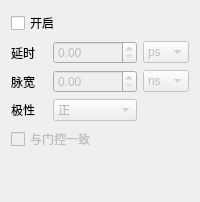
            <widget class="QWidget" name="tab_6">
             <attribute name="title">
              <string>输出A</string>
             </attribute>
             <layout class="QVBoxLayout" name="verticalLayout_2">
              <item>
               <widget class="QCheckBox" name="checkBox_channel_enable_a">
                <property name="text">
                 <string>开启</string>
                </property>
               </widget>
              </item>
              <item>
               <layout class="QGridLayout" name="gridLayout_10">
                <item row="1" column="1">
                 <widget class="QDoubleSpinBox" name="doubleSpinBox_width_a">
                  <property name="enabled">
                   <bool>false</bool>
                  </property>
                  <property name="minimumSize">
                   <size>
                    <width>0</width>
                    <height>0</height>
                   </size>
                  </property>
                  <property name="maximum">
                   <double>1000000000.000000000000000</double>
                  </property>
                 </widget>
                </item>
                <item row="1" column="0">
                 <widget class="QLabel" name="label_22">
                  <property name="text">
                   <string>脉宽</string>
                  </property>
                 </widget>
                </item>
                <item row="0" column="2">
                 <widget class="QComboBox" name="comboBox_delay_a">
                  <property name="enabled">
                   <bool>false</bool>
                  </property>
                  <property name="minimumSize">
                   <size>
                    <width>0</width>
                    <height>0</height>
                   </size>
                  </property>
                  <item>
                   <property name="text">
                    <string>ps</string>
                   </property>
                  </item>
                  <item>
                   <property name="text">
                    <string>ns</string>
                   </property>
                  </item>
                  <item>
                   <property name="text">
                    <string>us</string>
                   </property>
                  </item>
                  <item>
                   <property name="text">
                    <string>ms</string>
                   </property>
                  </item>
                  <item>
                   <property name="text">
                    <string>s</string>
                   </property>
                  </item>
                 </widget>
                </item>
                <item row="1" column="2">
                 <widget class="QComboBox" name="comboBox_width_a">
                  <property name="enabled">
                   <bool>false</bool>
                  </property>
                  <property name="minimumSize">
                   <size>
                    <width>0</width>
                    <height>0</height>
                   </size>
                  </property>
                  <item>
                   <property name="text">
                    <string>ns</string>
                   </property>
                  </item>
                  <item>
                   <property name="text">
                    <string>us</string>
                   </property>
                  </item>
                  <item>
                   <property name="text">
                    <string>ms</string>
                   </property>
                  </item>
                  <item>
                   <property name="text">
                    <string>s</string>
                   </property>
                  </item>
                 </widget>
                </item>
                <item row="0" column="1">
                 <widget class="QDoubleSpinBox" name="doubleSpinBox_delay_a">
                  <property name="enabled">
                   <bool>false</bool>
                  </property>
                  <property name="minimumSize">
                   <size>
                    <width>0</width>
                    <height>0</height>
                   </size>
                  </property>
                  <property name="maximum">
                   <double>1000000000.000000000000000</double>
                  </property>
                 </widget>
                </item>
                <item row="0" column="0">
                 <widget class="QLabel" name="label_23">
                  <property name="text">
                   <string>延时</string>
                  </property>
                 </widget>
                </item>
                <item row="2" column="0">
                 <widget class="QLabel" name="label_24">
                  <property name="text">
                   <string>极性</string>
                  </property>
                 </widget>
                </item>
                <item row="2" column="1">
                 <widget class="QComboBox" name="comboBox_polarity_a">
                  <property name="enabled">
                   <bool>false</bool>
                  </property>
                  <property name="minimumSize">
                   <size>
                    <width>0</width>
                    <height>0</height>
                   </size>
                  </property>
                  <item>
                   <property name="text">
                    <string>正</string>
                   </property>
                  </item>
                  <item>
                   <property name="text">
                    <string>反</string>
                   </property>
                  </item>
                 </widget>
                </item>
               </layout>
              </item>
              <item>
               <widget class="QCheckBox" name="checkBox_same_to_gate_a">
                <property name="enabled">
                 <bool>false</bool>
                </property>
                <property name="text">
                 <string>与门控一致</string>
                </property>
               </widget>
              </item>
              <item>
               <spacer name="verticalSpacer_2">
                <property name="orientation">
                 <enum>Qt::Vertical</enum>
                </property>
                <property name="sizeHint" stdset="0">
                 <size>
                  <width>20</width>
                  <height>40</height>
                 </size>
                </property>
               </spacer>
              </item>
             </layout>
            </widget>
